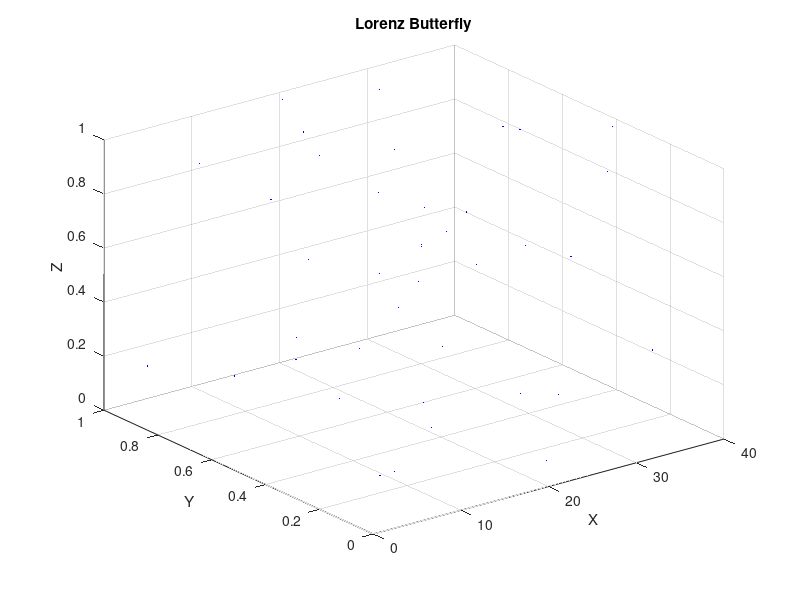

Source code (MATLAB):
data = csvread('chaosdiff.csv', 1, 0);
x = data(:,1);
y = data(:,2);
z = data(:,3);

plot3(x, y, z, 'b.', 'MarkerSize', 1);
xlabel('X'); ylabel('Y'); zlabel('Z');
title('Lorenz Butterfly');
grid on;
